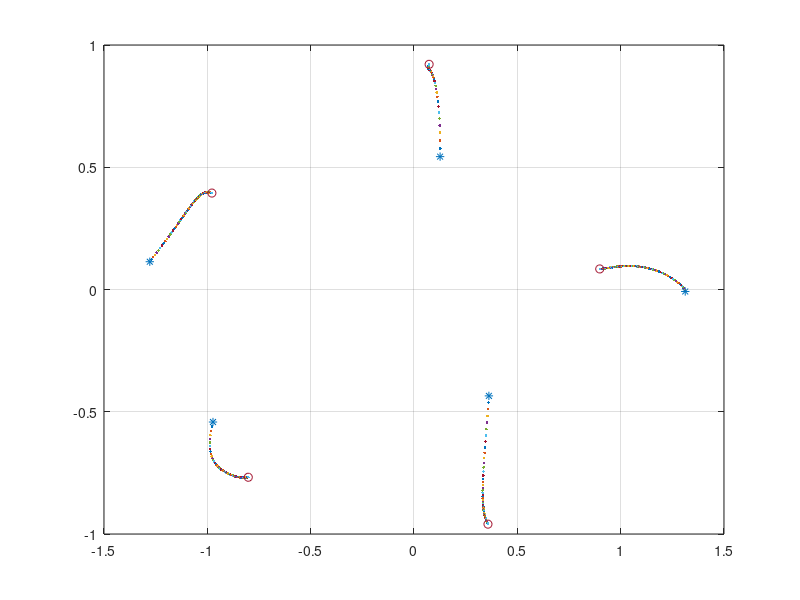

Write MATLAB code to recreate this figure.
s1 = sin(2*pi/5);
s2 = sin(4*pi/5);
c1 = cos(2*pi/5);
c2 = cos(pi/5);
V = [0 1;-s1 c1;-s2 -c2;s2 -c2;s1 c1];
d12 = sqrt(2*(1-c1));
% d12 = d15 = d23 = d34 = d45
d13 = sqrt(2*(1+c2));
% d13 = d14
dij = [d12 d13 d13 d12 d12 d12 d12];
delta = 1;
kv = 1;
T = 0.01;

q0 = zeros(5,2);
qout = zeros(1000,5,2);
for i = 1:5
    q0(i,:) = [V(i,:)+delta*(rand(1,2)-0.5*ones(1,2))];
end
q = q0;

% plot(V(:,1),V(:,2),'o')
% hold on
% plot(q0(:,1),q0(:,2),'*')

for t = 1:1000

    Rq = [(q(1,:)-q(2,:))' (q(2,:)-q(1,:))' zeros(2,3);
          (q(1,:)-q(3,:))' zeros(2,1) (q(3,:)-q(1,:))' zeros(2,2);
          (q(1,:)-q(4,:))' zeros(2,2) (q(4,:)-q(1,:))' zeros(2,1);
          (q(1,:)-q(5,:))' zeros(2,3) (q(5,:)-q(1,:))';
          zeros(2,1) (q(2,:)-q(3,:))' (q(3,:)-q(2,:))' zeros(2,2);
          zeros(2,2) (q(3,:)-q(4,:))' (q(4,:)-q(3,:))' zeros(2,1);
          zeros(2,3) (q(4,:)-q(5,:))' (q(5,:)-q(4,:))'];

    qij = [norm((q(1,:)-q(2,:))) norm((q(1,:)-q(3,:))) norm((q(1,:)-q(4,:))) ...
        norm((q(1,:)-q(5,:))) norm((q(2,:)-q(3,:))) norm((q(3,:)-q(4,:))) norm((q(4,:)-q(5,:)))];

    e = qij - dij;

    z = e.*(e+2*dij);

    u = zeros(5,2);
    Rqt = Rq';
    for i = 1:5
        u(i,:) = -kv*(Rqt(i,1:2)*z(1)+Rqt(i,3:4)*z(2)+Rqt(i,5:6)*z(3)+Rqt(i,7:8)*z(4)+Rqt(i,9:10)*z(5)+Rqt(i,11:12)*z(6)+Rqt(i,13:14)*z(7));
    end

    q = q+u*T;
    qout(t,:,:) = q;
end

figure(1)
plot(qout(1,:,1),qout(1,:,2),'.');
hold on
grid on
for t = 2:1000
    plot(qout(t,:,1),qout(t,:,2),'.');
end
plot(qout(end,:,1),qout(end,:,2),'o');
plot(q0(:,1),q0(:,2),'*');
hold off
